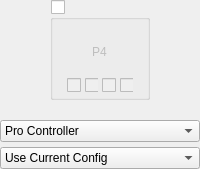
            <widget class="QWidget" name="widgetPlayer4" native="true">
             <layout class="QVBoxLayout" name="verticalLayout_27">
              <property name="spacing">
               <number>5</number>
              </property>
              <property name="leftMargin">
               <number>0</number>
              </property>
              <property name="topMargin">
               <number>0</number>
              </property>
              <property name="rightMargin">
               <number>0</number>
              </property>
              <property name="bottomMargin">
               <number>0</number>
              </property>
              <item alignment="Qt::AlignHCenter">
               <widget class="QGroupBox" name="groupPlayer4Connected">
                <property name="minimumSize">
                 <size>
                  <width>100</width>
                  <height>100</height>
                 </size>
                </property>
                <property name="maximumSize">
                 <size>
                  <width>100</width>
                  <height>100</height>
                 </size>
                </property>
                <property name="title">
                 <string/>
                </property>
                <property name="checkable">
                 <bool>true</bool>
                </property>
                <property name="checked">
                 <bool>false</bool>
                </property>
                <layout class="QVBoxLayout" name="verticalLayout_7" stretch="1,0">
                 <property name="spacing">
                  <number>7</number>
                 </property>
                 <property name="leftMargin">
                  <number>14</number>
                 </property>
                 <property name="topMargin">
                  <number>7</number>
                 </property>
                 <property name="rightMargin">
                  <number>14</number>
                 </property>
                 <property name="bottomMargin">
                  <number>4</number>
                 </property>
                 <item>
                  <widget class="QWidget" name="controllerPlayer4" native="true">
                   <property name="styleSheet">
                    <string notr="true"/>
                   </property>
                   <layout class="QVBoxLayout" name="verticalLayout_15">
                    <property name="topMargin">
                     <number>16</number>
                    </property>
                    <item alignment="Qt::AlignHCenter|Qt::AlignVCenter">
                     <widget class="QLabel" name="labelPlayer4">
                      <property name="text">
                       <string>P4</string>
                      </property>
                     </widget>
                    </item>
                   </layout>
                  </widget>
                 </item>
                 <item alignment="Qt::AlignHCenter">
                  <widget class="QWidget" name="Player4LEDs" native="true">
                   <property name="enabled">
                    <bool>false</bool>
                   </property>
                   <property name="minimumSize">
                    <size>
                     <width>0</width>
                     <height>10</height>
                    </size>
                   </property>
                   <layout class="QHBoxLayout" name="horizontalLayout_10">
                    <property name="spacing">
                     <number>4</number>
                    </property>
                    <property name="leftMargin">
                     <number>0</number>
                    </property>
                    <property name="topMargin">
                     <number>0</number>
                    </property>
                    <property name="rightMargin">
                     <number>0</number>
                    </property>
                    <property name="bottomMargin">
                     <number>0</number>
                    </property>
                    <item>
                     <widget class="QCheckBox" name="checkboxPlayer4LED1"/>
                    </item>
                    <item>
                     <widget class="QCheckBox" name="checkboxPlayer4LED2"/>
                    </item>
                    <item>
                     <widget class="QCheckBox" name="checkboxPlayer4LED3"/>
                    </item>
                    <item>
                     <widget class="QCheckBox" name="checkboxPlayer4LED4"/>
                    </item>
                   </layout>
                  </widget>
                 </item>
                </layout>
               </widget>
              </item>
              <item>
               <widget class="QWidget" name="fakeSpacerPlayer4" native="true">
                <property name="minimumSize">
                 <size>
                  <width>0</width>
                  <height>10</height>
                 </size>
                </property>
               </widget>
              </item>
              <item>
               <widget class="QComboBox" name="comboPlayer4Emulated">
                <item>
                 <property name="text">
                  <string>Pro Controller</string>
                 </property>
                </item>
                <item>
                 <property name="text">
                  <string>Dual Joycons</string>
                 </property>
                </item>
                <item>
                 <property name="text">
                  <string>Left Joycon</string>
                 </property>
                </item>
                <item>
                 <property name="text">
                  <string>Right Joycon</string>
                 </property>
                </item>
               </widget>
              </item>
              <item>
               <widget class="QComboBox" name="comboPlayer4Profile">
                <item>
                 <property name="text">
                  <string>Use Current Config</string>
                 </property>
                </item>
               </widget>
              </item>
             </layout>
            </widget>
